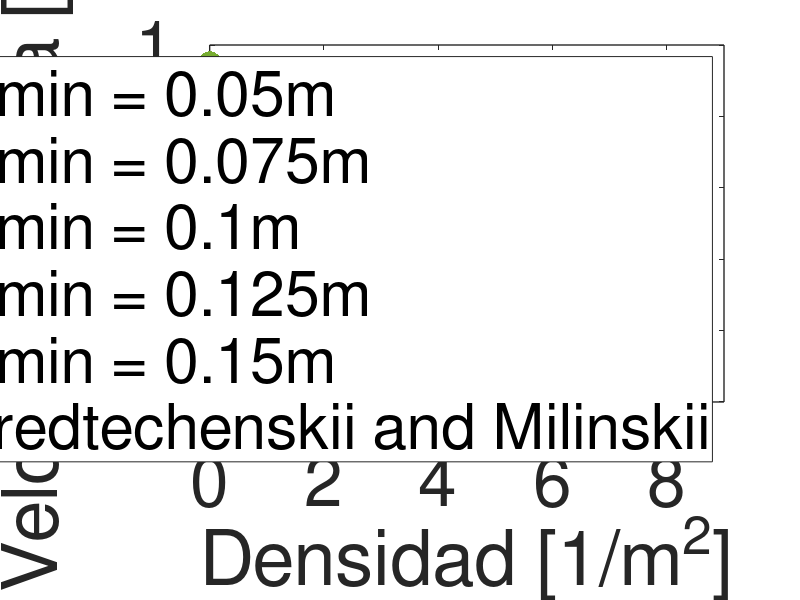

MATLAB code for this plot:
densidad = [0,1,2,3,4,5,6,7];

v1 = [0.95,0.690806119,0.475543112,0.370089607,0.318491324,0.280430758,0.255742179,0.229277063];
e1 = [0,0.056041022,0.041435301,0.032832626,0.026397444,0.023432323,0.021611698,0.020690349];

v2 = [0.95,0.701600785,0.451332296,0.357936552,0.299078346,0.261498389,0.233325739,0.206000159];
e2 = [0,0.059054984,0.041125278,0.032955848,0.027407527,0.025089887,0.024152226,0.022135052];

v3 = [0.95,0.718903304,0.475100281,0.343938609,0.28489174,0.238724682,0.20714668,0.176650288];
e3 = [0,0.066060004,0.042646476,0.034986813,0.027719179,0.026050259,0.023125942,0.022554902];

v4 = [0.95,0.70296828,0.474265038,0.32699809,0.262854438,0.211357192,0.172718005,0.141892083];
e4 = [0,0.062416684,0.042537248,0.034126996,0.030577264,0.027321429,0.025024506,0.02262494];

v5 = [0.95,0.734274923,0.466883332,0.305107189,0.236457592,0.174687256,0.136401449,0.099593108];
e5 = [0,0.06794754,0.044950697,0.034967739,0.030865547,0.026326308,0.024569526,0.022586622];

predt_d = [0.088,0.177,0.354,0.531,0.708,0.885,1.062,1.239,1.416,1.593,1.77,1.947,2.124,2.301,2.478,2.655,2.832,3.009,3.186,3.363,3.54,3.717,3.894,4.071,4.248,4.425,4.602,4.779,4.956,5.133,5.31,5.487,5.664,5.841,6.018,6.195,6.372,6.549,6.726,6.903,7.08,7.257,7.434,7.611,7.788,7.965,8.142];
predt_v = [0.915,0.881,0.817,0.758,0.704,0.655,0.61,0.569,0.532,0.498,0.468,0.441,0.417,0.396,0.377,0.36,0.345,0.333,0.321,0.312,0.303,0.296,0.29,0.284,0.279,0.275,0.271,0.268,0.264,0.261,0.258,0.255,0.251,0.247,0.243,0.239,0.234,0.228,0.222,0.215,0.208,0.2,0.191,0.182,0.172,0.162,0.151];

scatter(densidad,v1, 225, "filled");
j1 = errorbar(densidad,v1,e1,".");
set (j1, "markersize", 50, "linewidth", 3);
hold on;

scatter(densidad,v2, 225, "filled");
j2 = errorbar(densidad,v2,e2,".");
set (j2, "markersize", 50, "linewidth", 3);
hold on;

scatter(densidad,v3, 225, "filled");
j3 = errorbar(densidad,v3,e3,".");
set (j3, "markersize", 50, "linewidth", 3);
hold on;

scatter(densidad,v4, 225, "filled");
j4 = errorbar(densidad,v4,e4,".");
set (j4, "markersize", 50, "linewidth", 3);
hold on;

scatter(densidad,v5,225, "filled");
j5 = errorbar(densidad,v5,e5,".");
set (j5, "markersize", 50, "linewidth", 3);
hold on;

scatter(predt_d,predt_v, 144,"b", "filled");
hold on;

xlim([0 9]);
%xbounds = xlim();
%set(gca, 'xtick', xbounds(1):0.01:xbounds(2));
%ybounds = ylim();
%set(gca, 'ytick', ybounds(1):50:ybounds(2));

h = legend ("Rmin = 0.05m","Rmin = 0.075m","Rmin = 0.1m","Rmin = 0.125m","Rmin = 0.15m","Predtechenskii and Milinskii");
set (h, "fontsize", 50);

xlabel("Densidad [1/m^2]", "fontsize", 50);
ylabel("Velocidad media [m/s]", "fontsize", 50);
set(gca, "linewidth", 1, "fontsize", 50);
